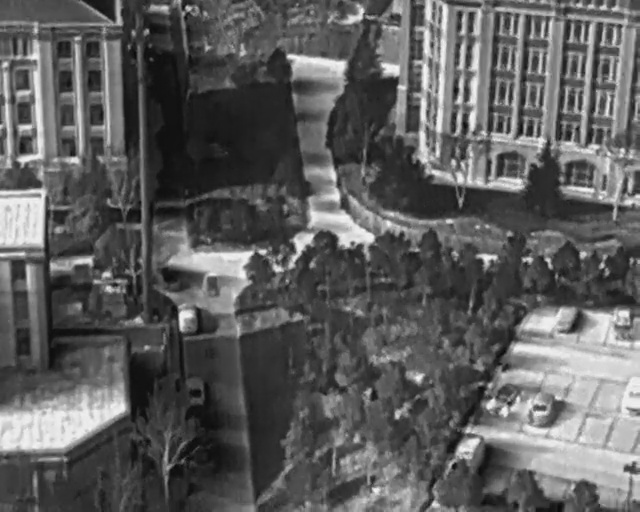
#> input picture HIT-Object-Detection/normal_json/test/0_100_30_0_08074.jpg, 640 x 512 px; its folder holds only this picture in this run
$ jupyter execute --allow-errors train_val_test_split.ipynb
#> lines starting #> are read from the running program, lines starting #| are printed output that depends on the picture
[cell 1]
import os
import cv2
import numpy as np
import pandas as pd
import matplotlib.pyplot as plt

[cell 2]
DATAROOT = "WIT-UAV-Dataset_split/test"
os.listdir(DATAROOT)

- seek cameras
- FLIR cameras

per folder:
- how many total boxes per class?
- what percentage of detections to no detections?
- visualization of detection number over time?
- size statistics of boxes?
- height of UAS?

how to ensure similar distributions of fire vs no fire?

```
WIT-UAV-Dataset
├── 2021-11-08_FIRE-SGL-174-Rossiter_M100-Data-Collect
│   ├── 2021-11-07_19-19-31_dji_sdk_and_thermal.repaired
│   ├── 2021-11-07_19-19-36_dji_sdk_and_thermal.repaired
│   ├── 2021-11-07_19-19-54_dji_sdk_and_thermal
│   └── 2021-11-07_19-20-26_dji_sdk_and_thermal.repaired
├── 2022-05-11_FIRE-SGL-111-Confluence_M600-Data-Collect
│   ├── seek_displayImage
│   │   ├── 2022-04-27_00-18-06
│   │   ├── 2022-04-27_00-18-47
│   │   └── 2022-04-27_00-24-53
│   └── thermal_1_image_rect
│       ├── 2022-04-27_00-18-06
│       ├── 2022-04-27_00-18-47
│       └── 2022-04-27_00-24-53
└── 2022-11-08_FIRE-SGL-108-Reade-Township_M600-Coverage-Test
    ├── 2022-11-08_13-15-55_dji_sdk_and_thermal
    ├── 2022-11-08_14-13-12_dji_sdk_and_thermal
    └── 2022-11-08_14-40-21_dji_sdk_and_thermal.kinda-repaired-images-only_labeled
```

[cell 3]
list_of_runs = []
for dirpath, dirnames, filenames in os.walk(DATAROOT):
    if not dirnames:
        list_of_runs.append(dirpath)
        print(dirpath, "has 0 subdirectories and", len(filenames), "files")
list_of_runs = sorted(list_of_runs)

[cell 4]
list_of_runs

#> (a cell that did not finish here is left out)

#> (a cell that did not finish here is left out)

[cell 7]
def count_detections_per_class(path):
    num_v = 0
    num_h = 0
    with open(path, "r") as f:
        lines = f.readlines()
        # if len(lines) == 0:
        #     print(lines)
        #     raise ValueError(f"File {path} is empty")
        for line in lines:
            if "v" in line or "c" in line:
                num_v += 1
            elif "h" in line:
                num_h += 1
            else:
                print(lines)
                raise ValueError(f"File {path} has no class")
    return num_v, num_h

[cell 8]
def count_run_stats(run):
#> called with run = 'HIT-Object-Detection/normal_json/test'
    num_total = 0
    num_labeled = 0
    total_num_v = 0
    total_num_h = 0
    width, height = 0, 0
    sgl = None
    if "Rossiter" in run:
        sgl = "Rossiter"
    elif "Confluence" in run:
        sgl = "Confluence"
    elif "Reade-Township" in run:
        sgl = "Reade"
    else:
        sgl = "Unknown"

    for f in os.listdir(run):
        if "label" in f:  # is label file
            num_v, num_h = count_detections_per_class(run + "/" + f)
            total_num_v += num_v
            total_num_h += num_h

            if num_v > 0 or num_h > 0:
                num_labeled += 1
        else:  # is image file
            if width == 0:  # if resolution is not set, then set it
                # find resolution from image file
                img = cv2.imread(run + "/" + f)
#> img is the input picture: shape (512, 640, 3); min 8, max 255, mean 93.4
                height, width, _ = img.shape
#> height = 512; width = 640
            num_total += 1

    # print(f"resolution={width}, {height}")
    # print(f"{num_total=}, {num_labeled=}, {total_num_v=}, {total_num_h=}")
    # print(f"percentage labeled={num_labeled/num_total}")
    return sgl, num_total, num_labeled, total_num_v, total_num_h, width, height

[cell 9]
rename_dict = {}
# pandas dataframe to store information about each run
df = pd.DataFrame(
    columns=[
        "folder",
        "num_total",
        "num_labeled",
        "total_num_v",
        "total_num_h",
        "resolution",
    ]
)
rossiter_idx = 0
confluence_idx = 0
reade_idx = 0
#> (the rest of this cell did not finish here and is left out)

[cell 10]
# find percentage of labeled images
df["percentage_labeled"] = df["num_labeled"] / df["num_total"] * 100
# find total percentage of labeled images
#> (the rest of this cell did not finish here and is left out)

[cell 11]
# plot total number of images and total number of labeled images stacked in a bar chart vs folder
plt.bar(df["folder"], df["num_total"], label="Total Images")
plt.bar(df["folder"], df["num_labeled"], label="Labeled Images")
plt.legend()
plt.title("Test: Total Images vs Labeled Images", fontsize=14)
plt.xlabel("Folder")
plt.ylabel("Number of Images")

# # add percentage of labeled images as text on top of 2nd bar, make the text white, small font size, and centered, rotated by 90 degrees
# for i in range(len(df)):
#     plt.text(i, df["num_labeled"][i], f"{df['percentage_labeled'][i]:.2f}%", color="white", fontsize=8, ha="center", va="bottom", rotation=90)
# fix x labels overlapping by rotating them
plt.xticks(rotation=90)

#> (a cell that did not finish here is left out)

[cell 13]
# find total number of 320x240 images
total_320x240 = df[df["resolution"] == "320x240"]["num_total"].sum()

# find total number of 640x512 images
total_640x512 = df[df["resolution"] == "640x512"]["num_total"].sum()

print(f"Total number of 320x240 images: {total_320x240}")
print(f"Total number of 640x512 images: {total_640x512}")

# plot number of 320x240 and 640x512 images calculated above with x,y labels and title
plt.bar(["320x240", "640x512"], [total_320x240, total_640x512])
plt.title("Number of Images by Resolution")
plt.xlabel("Resolution")
plt.ylabel("Number of Images")

# find total number of 320x240 labeled images
total_320x240_labeled = df[df["resolution"] == "320x240"]["num_labeled"].sum()

# find total number of 640x512 labeled images
total_640x512_labeled = df[df["resolution"] == "640x512"]["num_labeled"].sum()

print(f"Total number of 320x240 labeled images: {total_320x240_labeled}")
print(f"Total number of 640x512 labeled images: {total_640x512_labeled}")

# plot number of 320x240 and 640x512 labeled images calculated above with x,y labels and title
plt.bar(["320x240", "640x512"], [total_320x240_labeled, total_640x512_labeled])
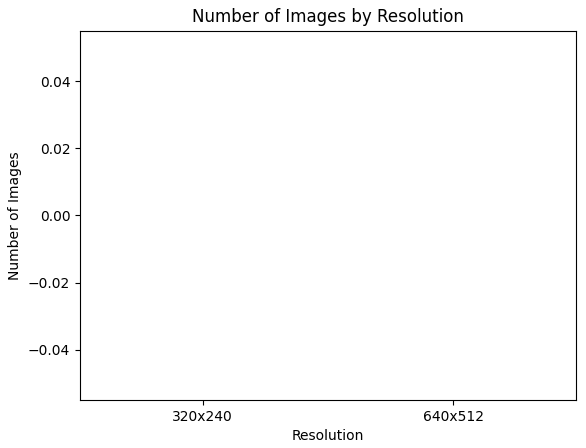
#> figure drawn by matplotlib, 1 panel

# Train/Val/Test Split

70 15 15

10 files
7 train
1 val
2 test (flip these

[cell 14]
print(DATAROOT)

[cell 15]
from glob import glob

glob(DATAROOT + "/**/.png", recursive=True)

[cell 16]
train_files = []
val_files = []
test_files = []

import random
from itertools import zip_longest


def chunker(seq, size):
    return (seq[pos : pos + size] for pos in range(0, len(seq), size))


def swap(a, b):
    return b, a


for run in list_of_runs:
    print("------")
    print(run)

    files_of_10 = chunker(
        [run + "/" + fi for fi in os.listdir(run) if fi.endswith(".png")], 10
    )

    num_val = 2

    for ten_files in files_of_10:
        shuffled = list(ten_files)
        random.shuffle(shuffled)
        trains = shuffled[:7]
        vals = shuffled[7 : 7 + num_val]
        tests = shuffled[7 + num_val :]

        train_files += trains
        val_files += vals
        test_files += tests
        num_val = 3 - num_val
